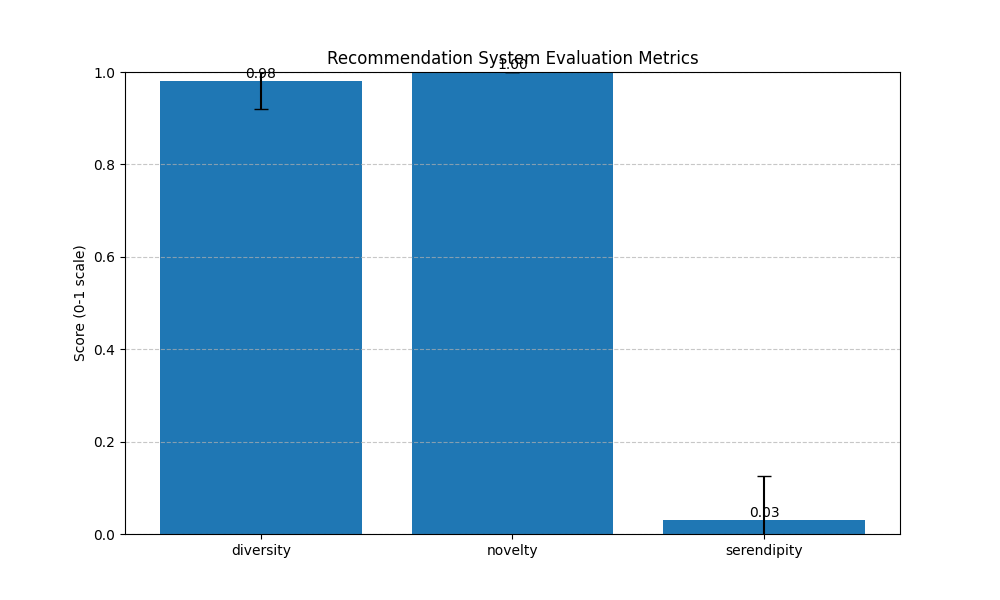

The Python source for this figure:
import pandas as pd
import numpy as np
from sklearn.metrics import mean_squared_error, mean_absolute_error
from sklearn.model_selection import train_test_split
from scipy.stats import pearsonr
import matplotlib.pyplot as plt
import seaborn as sns
from typing import List, Dict, Tuple
import json
import os
import random

class RecommendationEvaluator:
    def __init__(self, dataset_path: str = 'movie_dataset_clean.csv'):
        """Initialize the evaluator with the dataset."""
        self.df = pd.read_csv(dataset_path)
        self.metrics = {}
        
    def calculate_diversity(self, recommendations: List[str]) -> float:
        """Calculate the diversity of recommendations based on genres.
        
        Diversity is measured as the ratio of unique genres to the number of recommendations.
        Higher values (closer to 1.0) indicate more diverse recommendations across different genres.
        
        Args:
            recommendations: List of movie titles that were recommended
            
        Returns:
            float: Diversity score between 0.0 and potentially >1.0 (if many genres per movie)
        """
        genres = set()
        for movie in recommendations:
            movie_genres = self.df[self.df['title'] == movie]['genres'].iloc[0].split('|')
            genres.update(movie_genres)
        return len(genres) / len(recommendations)
    
    def calculate_novelty(self, recommendations: List[str], user_history: List[str]) -> float:
        """Calculate how novel the recommendations are compared to user history.
        
        Novelty measures how many recommended movies are new to the user (not in their history).
        A score of 1.0 means all recommendations are new, while 0.0 means all have been seen before.
        
        Args:
            recommendations: List of movie titles that were recommended
            user_history: List of movie titles the user has already seen
            
        Returns:
            float: Novelty score between 0.0 and 1.0
        """
        if not user_history:
            return 1.0
        novel_count = sum(1 for movie in recommendations if movie not in user_history)
        return novel_count / len(recommendations)
    
    def calculate_serendipity(self, recommendations: List[str], 
                            user_history: List[str], 
                            similarity_threshold: float = 0.5) -> float:
        """Calculate how surprising but relevant the recommendations are.
        
        Serendipity measures recommendations that are novel (not in history) but still relevant
        (similar enough to user's preferences). It identifies "pleasant surprises" - recommendations
        that users wouldn't have found on their own but will enjoy.
        
        Args:
            recommendations: List of movie titles that were recommended
            user_history: List of movie titles the user has already seen
            similarity_threshold: Minimum Jaccard similarity of genres to consider relevant
            
        Returns:
            float: Serendipity score between 0.0 and 1.0
        """
        if not user_history:
            return 0.0
        
        serendipitous_count = 0
        for movie in recommendations:
            if movie not in user_history:
                # Check if the movie is somewhat similar to user's history
                movie_genres = set(self.df[self.df['title'] == movie]['genres'].iloc[0].split('|'))
                for hist_movie in user_history:
                    hist_genres = set(self.df[self.df['title'] == hist_movie]['genres'].iloc[0].split('|'))
                    # Jaccard similarity = intersection / union
                    similarity = len(movie_genres.intersection(hist_genres)) / len(movie_genres.union(hist_genres))
                    if similarity >= similarity_threshold:
                        serendipitous_count += 1
                        break
        
        return serendipitous_count / len(recommendations)
    
    def evaluate_recommendations(self, 
                               recommendations: List[List[str]], 
                               user_histories: List[List[str]]) -> Dict:
        """Evaluate a set of recommendations using multiple metrics.
        
        This method calculates diversity, novelty, and serendipity for each recommendation set,
        then aggregates the results with means and standard deviations.
        
        Args:
            recommendations: List of recommendation sets (each set is a list of movie titles)
            user_histories: List of user histories (each history is a list of movie titles)
            
        Returns:
            Dict: Results containing individual and aggregated metrics
        """
        results = {
            'diversity': [],
            'novelty': [],
            'serendipity': []
        }
        
        for recs, history in zip(recommendations, user_histories):
            results['diversity'].append(self.calculate_diversity(recs))
            results['novelty'].append(self.calculate_novelty(recs, history))
            results['serendipity'].append(self.calculate_serendipity(recs, history))
        
        # Calculate averages
        for metric in ['diversity', 'novelty', 'serendipity']:
            results[f'avg_{metric}'] = np.mean(results[metric])
            results[f'std_{metric}'] = np.std(results[metric])
        
        return results
    
    def plot_metrics(self, results: Dict, save_path: str = 'evaluation_metrics.png'):
        """Plot the evaluation metrics as a bar chart with error bars.
        
        Args:
            results: Dictionary containing the evaluation results
            save_path: Path where to save the plot image
        """
        metrics = ['diversity', 'novelty', 'serendipity']
        values = [results[f'avg_{metric}'] for metric in metrics]
        errors = [results[f'std_{metric}'] for metric in metrics]
        
        plt.figure(figsize=(10, 6))
        bars = plt.bar(metrics, values, yerr=errors, capsize=5)
        
        # Add value labels on top of bars
        for bar in bars:
            height = bar.get_height()
            plt.text(bar.get_x() + bar.get_width()/2., height,
                    f'{height:.2f}',
                    ha='center', va='bottom')
        
        plt.title('Recommendation System Evaluation Metrics')
        plt.ylabel('Score (0-1 scale)')
        plt.ylim(0, 1)
        plt.grid(True, axis='y', linestyle='--', alpha=0.7)
        plt.savefig(save_path)
        plt.close()
    
    def save_results(self, results: Dict, save_path: str = 'evaluation_results.json'):
        """Save evaluation results to a JSON file.
        
        Args:
            results: Dictionary containing the evaluation results
            save_path: Path where to save the JSON file
        """
        with open(save_path, 'w') as f:
            json.dump(results, f, indent=4)
            
    def generate_synthetic_recommendations(self, num_users: int = 20, rec_size: int = 5, 
                                         history_size: int = 3) -> Tuple[List[List[str]], List[List[str]]]:
        """Generate synthetic recommendations and user histories for testing.
        
        This creates representative test data to evaluate the metrics calculation.
        
        Args:
            num_users: Number of synthetic users to generate
            rec_size: Number of recommendations per user
            history_size: Number of movies in each user's history
            
        Returns:
            Tuple[List[List[str]], List[List[str]]]: Recommendations and user histories
        """
        # Get a list of available movie titles
        available_movies = self.df['title'].tolist()
        
        # Generate synthetic recommendations and user histories
        recommendations = []
        user_histories = []
        
        for _ in range(num_users):
            # Generate user history
            history = random.sample(available_movies, min(history_size, len(available_movies)))
            user_histories.append(history)
            
            # Generate recommendations
            # Ensure recommendations don't include all history items to maintain novelty
            remaining_movies = [m for m in available_movies if m not in history]
            recs = random.sample(remaining_movies, min(rec_size, len(remaining_movies)))
            recommendations.append(recs)
            
        return recommendations, user_histories

def main():
    # Initialize evaluator
    evaluator = RecommendationEvaluator()
    
    # Generate synthetic recommendations for testing
    # Generates 20 users, each with 5 recommendations and 3 history items
    recommendations, user_histories = evaluator.generate_synthetic_recommendations(num_users=20, rec_size=5, history_size=3)
    
    # Print summary of synthetic data
    total_movies = len(set(movie for rec_list in recommendations for movie in rec_list))
    print(f"Generated recommendations for {len(recommendations)} users")
    print(f"Total unique movies in recommendations: {total_movies}")
    
    # Evaluate recommendations
    results = evaluator.evaluate_recommendations(recommendations, user_histories)
    
    # Plot and save results
    evaluator.plot_metrics(results)
    evaluator.save_results(results)
    
    # Print results with explanations
    print("\nEvaluation Results:")
    print(f"Average Diversity: {results['avg_diversity']:.2f} ± {results['std_diversity']:.2f}")
    print("  (Higher diversity means more variety in genres across recommendations)")
    
    print(f"Average Novelty: {results['avg_novelty']:.2f} ± {results['std_novelty']:.2f}")
    print("  (Higher novelty means more recommended movies are new to users)")
    
    print(f"Average Serendipity: {results['avg_serendipity']:.2f} ± {results['std_serendipity']:.2f}")
    print("  (Higher serendipity means more recommendations are surprising but relevant)")

if __name__ == "__main__":
    main() 